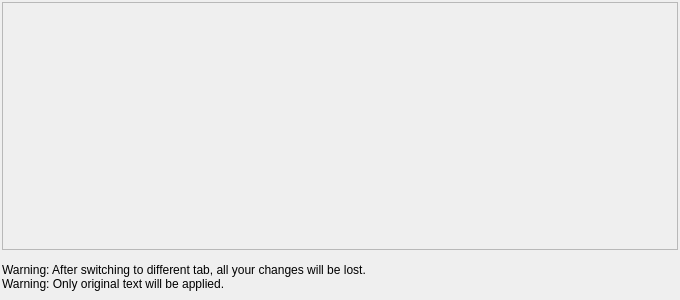
<?xml version="1.0" encoding="UTF-8"?>
<ui version="4.0">
 <class>CodeDialog</class>
 <widget class="QDialog" name="CodeDialog">
  <property name="geometry">
   <rect>
    <x>0</x>
    <y>0</y>
    <width>680</width>
    <height>300</height>
   </rect>
  </property>
  <property name="windowTitle">
   <string>LMIShell Code </string>
  </property>
  <property name="windowIcon">
   <iconset resource="../../icons/icons.qrc">
    <normaloff>:/openlmi-logo.png</normaloff>:/openlmi-logo.png</iconset>
  </property>
  <layout class="QGridLayout" name="gridLayout">
   <property name="margin">
    <number>2</number>
   </property>
   <item row="1" column="0">
    <widget class="QLabel" name="warning">
     <property name="sizePolicy">
      <sizepolicy hsizetype="Preferred" vsizetype="Fixed">
       <horstretch>0</horstretch>
       <verstretch>0</verstretch>
      </sizepolicy>
     </property>
     <property name="text">
      <string>Warning: After switching to different tab, all your changes will be lost.
Warning: Only original text will be applied.</string>
     </property>
     <property name="textFormat">
      <enum>Qt::AutoText</enum>
     </property>
     <property name="wordWrap">
      <bool>true</bool>
     </property>
    </widget>
   </item>
   <item row="0" column="0">
    <widget class="QsciScintilla" name="code_editor">
     <property name="frameShape">
      <enum>QFrame::StyledPanel</enum>
     </property>
     <property name="frameShadow">
      <enum>QFrame::Raised</enum>
     </property>
    </widget>
   </item>
  </layout>
 </widget>
 <customwidgets>
  <customwidget>
   <class>QsciScintilla</class>
   <extends>QFrame</extends>
   <header location="global">Qsci/qsciscintilla.h</header>
   <container>1</container>
  </customwidget>
 </customwidgets>
 <resources>
  <include location="../../icons/icons.qrc"/>
  <include location="../../icons/icons.qrc"/>
  <include location="../../icons/icons.qrc"/>
  <include location="../../icons/icons.qrc"/>
  <include location="../../icons/icons.qrc"/>
  <include location="../../icons/icons.qrc"/>
  <include location="../../icons/icons.qrc"/>
  <include location="../../icons/icons.qrc"/>
 </resources>
 <connections/>
</ui>
